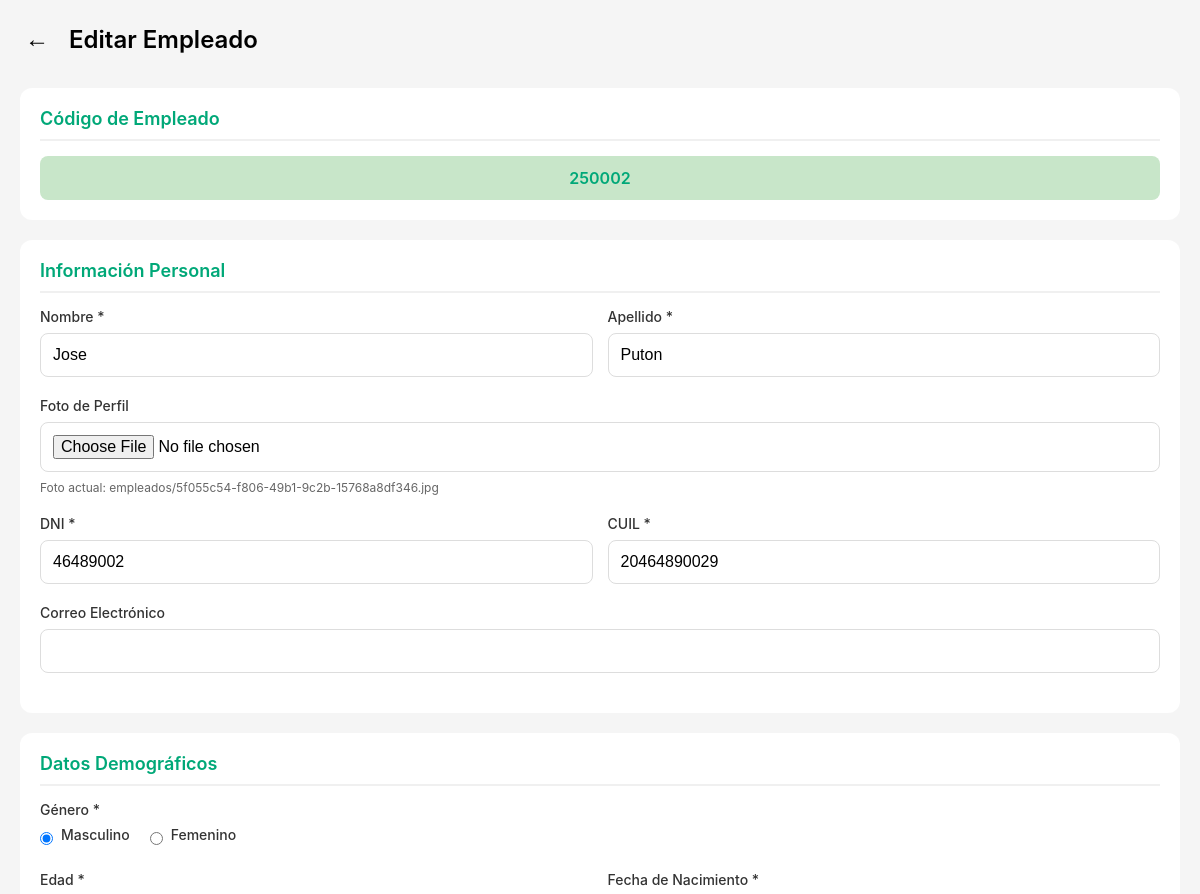
The app's page /editarEmpleado/250002/ (upper part), older data.
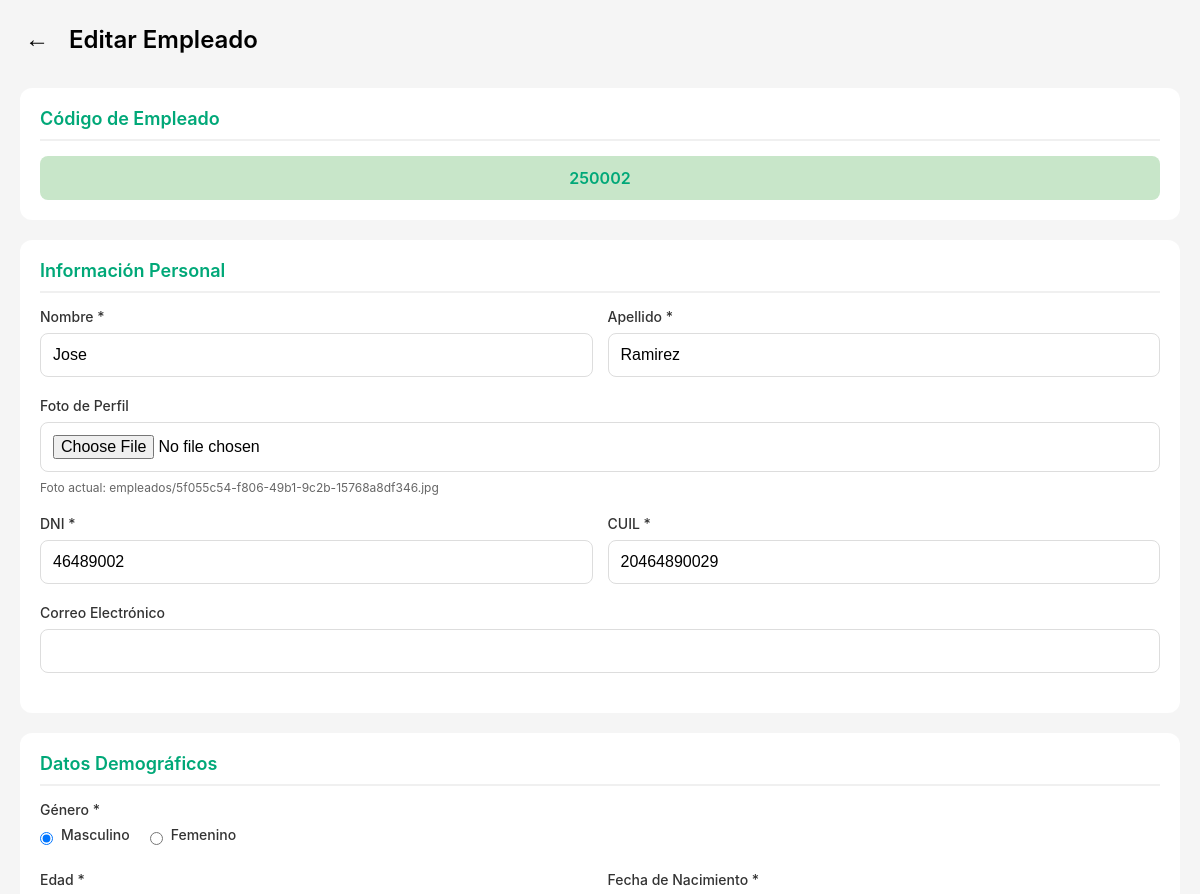
The same page, newer data.
### myapp/models.py (models this page shows, shortened)
class Employee(AbstractBaseUser, PermissionsMixin):
    employee_id = models.CharField("ID de Empleado", max_length=6, unique=True, primary_key=True)
    nombre = models.CharField("Nombre", max_length=100)
    apellido = models.CharField("Apellido", max_length=100)
    dni = models.CharField("DNI", max_length=8, unique=True)
    cuil = models.CharField("CUIL", max_length=11, unique=True)
    foto_perfil = models.ImageField("Foto de Perfil", upload_to='empleados/', null=True, blank=True)
    numero_telefono = models.CharField("Número de Telefono", max_length=20)
    email = models.EmailField("Correo Electrónico", blank=True, null=True)
    codigo_biometrico = models.IntegerField("Código biométrico", unique=True, null=True, blank=True)
    setup_completo = models.BooleanField("Setup Completo", default=False)
    GENERO_CHOICES = [
        ('M', 'Masculino'),
        ('F', 'Femenino'),
    ]
    genero = models.CharField("Género", max_length=1, choices=GENERO_CHOICES)
    edad = models.IntegerField("Edad")
    fecha_nacimiento = models.DateField("Fecha de Nacimiento")
    ESTADO_CIVIL_CHOICES = [
        ('soltero', 'Soltero/a'),
        ('casado', 'Casado/a'),
        ('divorciado', 'Divorciado/a'),
        ('viudo', 'Viudo/a'),
    ]
    estado_civil = models.CharField("Estado Civil", max_length=20, choices=ESTADO_CIVIL_CHOICES)
    tiene_hijos = models.BooleanField("Tiene Hijos", default=False)
    nombre_domicilio = models.CharField("Nombre del Domicilio", max_length=200)
    numero_departamento = models.CharField("Número de Departamento", max_length=10, blank=True, null=True)
    piso_departamento = models.CharField("Piso de Departamento", max_length=10, blank=True, null=True)
    numero_casa = models.CharField("Número de Casa", max_length=10, blank=True, null=True)
    numero_emergencia = models.CharField("Número de Emergencia", max_length=20)
    position = models.CharField("Cargo", max_length=100, default="Empleado")
    is_manager = models.BooleanField("Es Gerente", default=False)
    is_active = models.BooleanField("Activo", default=True)
    password = models.CharField("Contraseña", max_length=128)
    objects = EmployeeManager()
    USERNAME_FIELD = 'employee_id'
    REQUIRED_FIELDS = ['nombre', 'apellido', 'dni']
    class Meta:
        verbose_name = "Empleado"
        verbose_name_plural = "Empleados"

### myapp/views.py (the view, shortened to what this page needs)
# urls.py: path('editarEmpleado/<str:employee_id>/', views.vista_editar_empleado, name='editar_empleado'),
def vista_editar_empleado(request, employee_id):
    try:
        empleado = Employee.objects.get(employee_id=employee_id)
        return render(request, 'myapp/editarEmpleado.html', {'empleado': empleado})
    except Employee.DoesNotExist:
        return redirect('/listaEmpleados/')

### myapp/templates/myapp/editarEmpleado.html (shortened to what this page needs)
<!DOCTYPE html>
<html lang="es">
<head>
</head>
<body>
    <div class="header">
        <button class="back-button" onclick="window.location.href='/listaEmpleados/'">←</button>
        <h1>Editar Empleado</h1>
    </div>
    <form id="editarEmpleadoForm" method="POST" enctype="multipart/form-data">
        <div class="form-container">
            <div class="section-title">Código de Empleado</div>
            <div class="code-display" id="employeeCode">{{ empleado.employee_id }}</div>
        </div>
        <div class="form-container">
            <div class="section-title">Información Personal</div>
            <div class="form-row">
                <div class="form-group">
                    <label for="nombre">Nombre *</label>
                    <input type="text" id="nombre" name="nombre" value="{{ empleado.nombre }}" required>
                </div>
                <div class="form-group">
                    <label for="apellido">Apellido *</label>
                    <input type="text" id="apellido" name="apellido" value="{{ empleado.apellido }}" required>
                </div>
            </div>
            <div class="form-group">
                <label for="foto_perfil">Foto de Perfil</label>
                <input type="file" id="foto_perfil" name="foto_perfil" accept="image/*">
                {% if empleado.foto_perfil %}
                    <p style="font-size: 12px; color: #666; margin-top: 8px;">Foto actual: {{ empleado.foto_perfil.name }}</p>
                {% endif %}
            </div>
            <div class="form-row">
                <div class="form-group">
                    <label for="dni">DNI *</label>
                    <input type="text" id="dni" name="dni" value="{{ empleado.dni }}" maxlength="8" required>
                </div>
                <div class="form-group">
                    <label for="cuil">CUIL *</label>
                    <input type="text" id="cuil" name="cuil" value="{{ empleado.cuil }}" maxlength="11" required>
                </div>
            </div>
            <div class="form-group">
                <label for="email">Correo Electrónico</label>
                <input type="email" id="email" name="email" value="{{ empleado.email|default:'' }}">
            </div>
        </div>
        <div class="form-container">
            <div class="section-title">Datos Demográficos</div>
            <div class="form-group">
                <label>Género *</label>
                <div class="radio-group">
                    <div class="radio-option">
                        <input type="radio" id="generoM" name="genero" value="M" {% if empleado.genero == 'M' %}checked{% endif %} required>
                        <label for="generoM">Masculino</label>
                    </div>
                    <div class="radio-option">
                        <input type="radio" id="generoF" name="genero" value="F" {% if empleado.genero == 'F' %}checked{% endif %} required>
                        <label for="generoF">Femenino</label>
                    </div>
                </div>
            </div>
            <div class="form-row">
                <div class="form-group">
                    <label for="edad">Edad *</label>
                </div>
                <div class="form-group">
                    <label for="fecha_nacimiento">Fecha de Nacimiento *</label>
                </div>
            </div>
        </div>
    </form>
</body>
</html>

Row changes from the older to the newer data that the page shows:
changed Employee "empleados/5f055c54-f806-49b1-9c2b-15768a8df346.jpg": apellido "Puton" → "Ramirez"
